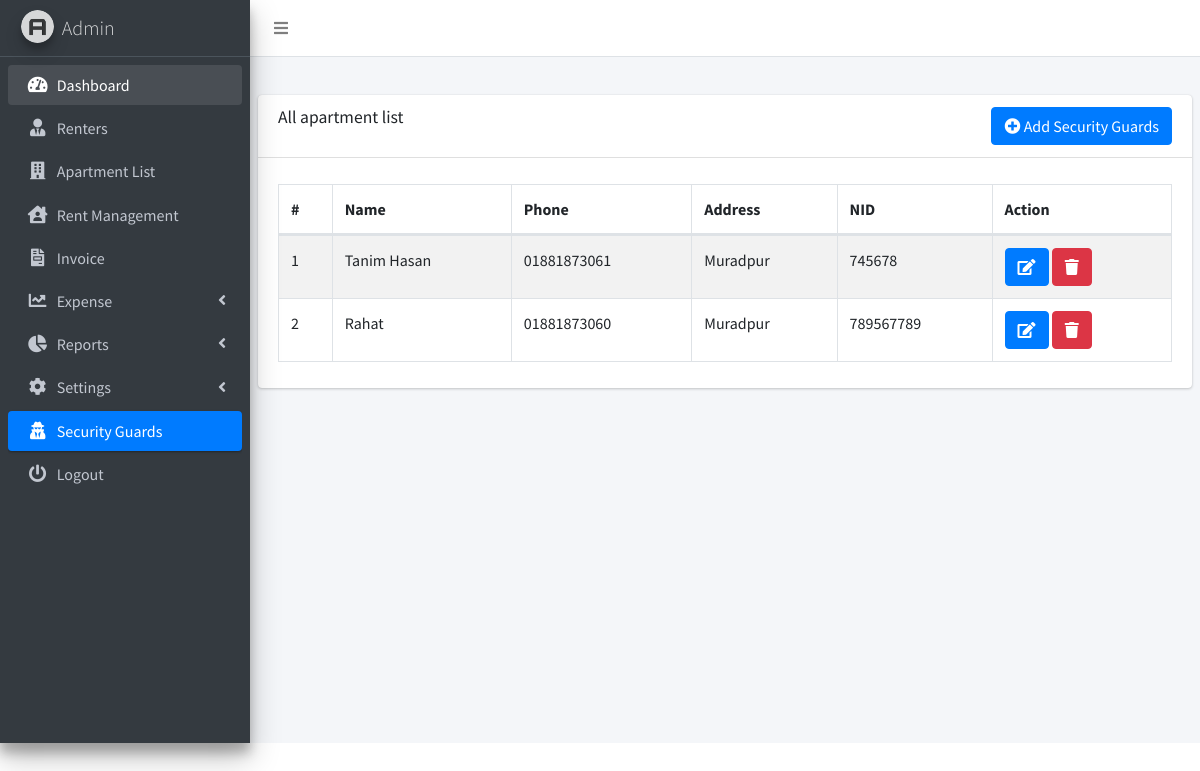
Page /security_guards.php (signed in) on the committed database.
### tables this page shows
CREATE TABLE `guards` (
  `sg_id` int(11) NOT NULL,
  `name` varchar(255) NOT NULL,
  `phone` varchar(255) NOT NULL,
  `address` varchar(255) NOT NULL,
  `nid` varchar(255) NOT NULL
);

### security_guards.php (the view, shortened to what this page needs)
<!DOCTYPE html>
<html lang="en">
<head>
    <link rel="stylesheet" href="dist/css/preloader.css">
    <link rel="stylesheet" href="plugins/fontawesome-free/css/all.min.css">
    <link rel="stylesheet" href="https://code.ionicframework.com/ionicons/2.0.1/css/ionicons.min.css">
    <link rel="stylesheet" href="plugins/datatables-bs4/css/dataTables.bootstrap4.min.css">
    <link rel="stylesheet" href="plugins/datatables-responsive/css/responsive.bootstrap4.min.css">
    <link rel="stylesheet" href="dist/css/buttons.dataTables.min.css">
    <link rel="stylesheet" href="dist/css/adminlte.min.css">
</head>
<body class="hold-transition sidebar-mini">
<div class="wrapper">
    <nav class="main-header navbar navbar-expand navbar-white navbar-light">
        <ul class="navbar-nav">
            <li class="nav-item">
                <a class="nav-link" data-widget="pushmenu" href="#" role="button"><i class="fas fa-bars"></i></a>
            </li>
        </ul>
    </nav>
    <aside class="main-sidebar sidebar-dark-primary elevation-4">
        <a href="#" class="brand-link">
            <img src="dist/img/AdminLTELogo.png"
                 alt="AdminLTE Logo"
                 class="brand-image img-circle elevation-3"
                 style="opacity: .8">
            <span class="brand-text font-weight-light">Admin</span>
        </a>
        <?php include 'sidebar.php'?>
    </aside>
    <div class="content-wrapper">
        <section class="content-header">
        </section>
        <section class="content">
            <div class="row">
                <div class="col-12">
                    <div class="card">
                        <div class="card-header">
                            <button type="button" onclick="location.href = 'add_guards.php';"
                                    class="btn btn-primary float-right">
                                <i class='fas fa-plus-circle'></i> Add Security Guards
                            </button>
                            <h3 class="card-title">All apartment list</h3>
                        </div>
                        <div class="card-body">
                            <table id="example1" class="table table-bordered table-striped">
                                <thead>
                                <tr>
                                    <th>#</th>
                                    <th>Name</th>
                                    <th>Phone</th>
                                    <th>Address</th>
                                    <th>NID</th>
                                    <?php
                                    $user_type = $_SESSION['user_type'];
                                    if ($user_type == 'admin') {
                                        ?>
                                        <th>Action</th>
                                        <?php
                                    }
                                    ?>
                                </tr>
                                </thead>
                                <tbody>
                                <?php
                                include('db_connect.php');
                                $sql = "SELECT * FROM guards ORDER BY sg_id DESC";
                                $result = mysqli_query($con, $sql);
                                $i = 1;
                                while ($row = mysqli_fetch_array($result)) {
                                    echo "<tr>";
                                    echo "<td>" . $i . "</td>";
                                    echo "<td>" . $row['name'] . "</td>";
                                    echo "<td>" . $row['phone'] . "</td>";
                                    echo "<td>" . $row['address'] . "</td>";
                                    echo "<td>" . $row['nid'] . "</td>";
                                    if ($user_type == 'admin') {
                                        echo "<td><a class='btn btn-primary'  href=\"edit_guards.php?id=" . $row['sg_id'] . "\" ><i class='fas fa-edit'></i></a>  ";
                                        echo "<a class='confirmation btn btn-danger'  href=\"delete_guards.php?id=" . $row['sg_id'] . "\" ><i class='fas fa-trash'></i></a></td>";
                                    }
                                    $i++;
                                    echo "</tr> ";
                                }
                                echo " </tbody>";
                                echo " </table>";
                                ?>
                        </div>
                    </div>
                </div>
            </div>
        </section>
    </div>
</div>
</body>
</html>

### rows in the picture
guards: name "Tanim Hasan", phone "01881873061", address "Muradpur", nid "745678"
guards: name "Rahat", phone "01881873060", address "Muradpur", nid "789567789"
